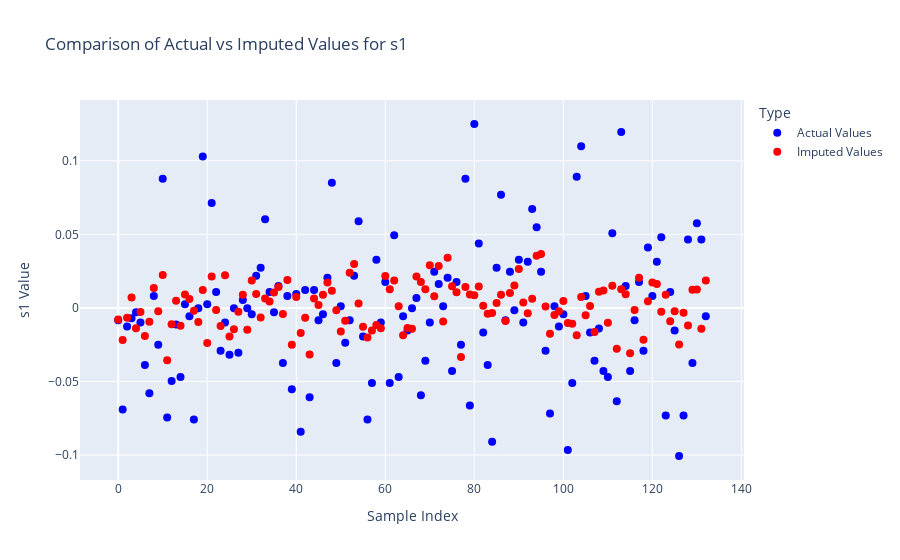
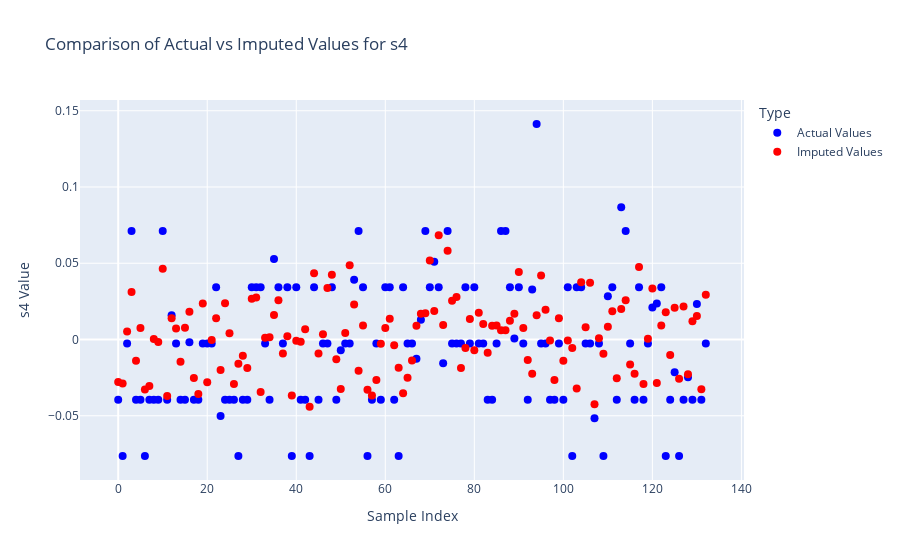

Notebook code for these charts, in order:
### Markdown cell above
## Evaluating imputation quality

In this demonstration, since the receiver dataset was artificially created by removing variables from the original data, there exists the unique opportunity to evaluate the quality of our imputations by comparing them to the actual values.

### Code cell
# Visualize comparison between actual and imputed values
for var in imputed_variables:
    fig = go.Figure()
    
    # Plot actual values
    fig.add_trace(go.Scatter(
        x=receiver_data.index,
        y=receiver_data[var],
        mode='markers',
        name='Actual Values',
        marker=dict(color='blue', size=8)
    ))
    
    # Plot imputed values
    fig.add_trace(go.Scatter(
        x=imputed_data.index,
        y=imputed_data[var],
        mode='markers',
        name='Imputed Values',
        marker=dict(color='red', size=8)
    ))
    
    # Customize the plot appearance
    fig.update_layout(
        title=f'Comparison of Actual vs Imputed Values for {var}',
        xaxis_title='Sample Index',
        yaxis_title=f'{var} Value',
        legend_title='Type',
        hovermode='closest'
    )
    
    fig.show()

### Figure 1 — Plotly figure (JSON) as saved in the notebook; plotly's stock layout.template omitted (floating-point values rounded to 4 significant figures; data arrays with more than 128 entries replaced by an {"elided": "..."} marker saying what was removed)
{"data": [{"marker": {"color": "blue", "size": 8}, "mode": "markers", "name": "Actual Values", "type": "scatter", "x": {"elided": "133 int values"}, "y": {"elided": "133 float values"}}, {"marker": {"color": "red", "size": 8}, "mode": "markers", "name": "Imputed Values", "type": "scatter", "x": {"elided": "133 int values"}, "y": {"elided": "133 float values"}}], "layout": {"hovermode": "closest", "legend": {"title": {"text": "Type"}}, "title": {"text": "Comparison of Actual vs Imputed Values for s1"}, "xaxis": {"title": {"text": "Sample Index"}}, "yaxis": {"title": {"text": "s1 Value"}}}}

### Figure 2 — Plotly figure (JSON) as saved in the notebook; plotly's stock layout.template omitted (floating-point values rounded to 4 significant figures; data arrays with more than 128 entries replaced by an {"elided": "..."} marker saying what was removed)
{"data": [{"marker": {"color": "blue", "size": 8}, "mode": "markers", "name": "Actual Values", "type": "scatter", "x": {"elided": "133 int values"}, "y": {"elided": "133 float values"}}, {"marker": {"color": "red", "size": 8}, "mode": "markers", "name": "Imputed Values", "type": "scatter", "x": {"elided": "133 int values"}, "y": {"elided": "133 float values"}}], "layout": {"hovermode": "closest", "legend": {"title": {"text": "Type"}}, "title": {"text": "Comparison of Actual vs Imputed Values for s4"}, "xaxis": {"title": {"text": "Sample Index"}}, "yaxis": {"title": {"text": "s4 Value"}}}}
